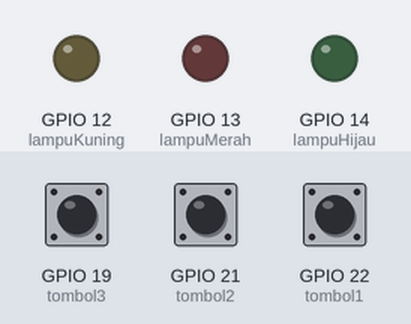
Recording of a program running on a simulated ESP32. Parts: output pins drawn as LEDs (lit = HIGH). Dashed ring = blinking. The inputs (shaded band) are chosen by the test bench; at power-on: GPIO 19 (tombol3) HIGH, GPIO 21 (tombol2) HIGH, GPIO 22 (tombol1) HIGH.

Above: at 1.2 s.
1.3 s: GPIO 19 (tombol3) pulled LOW for 0.15 s
At 1.8 s:
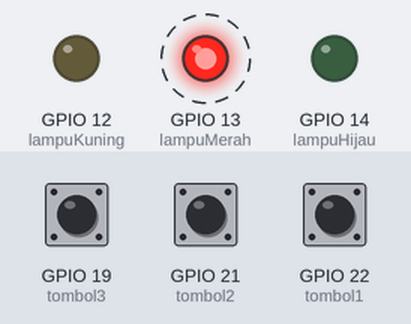
At 2.3 s:
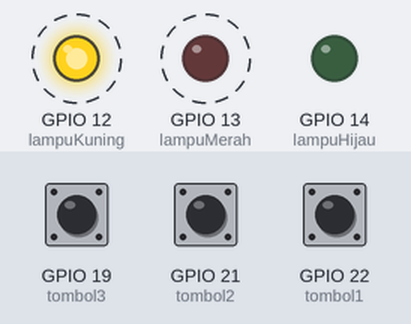
Timing chart, 0 to 10.4 s (numbered marks = the images above; inputs shaded):
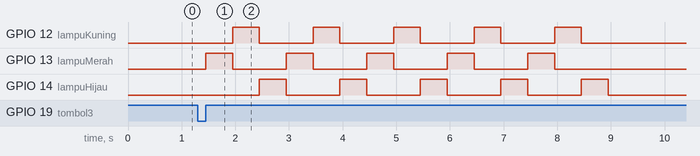

Measured:
- after the input at 1.3 s, GPIO 12 (lampuKuning): alternates HIGH for 0.50 s and LOW for 1.0 s, 10 changes in all, then stays LOW, starting after 0.65 s; GPIO 13 (lampuMerah): alternates HIGH for 0.50 s and LOW for 1.0 s, 10 changes in all, then stays LOW, starting after 0.15 s

The program:

main.cpp
```cpp
#include <Arduino.h>

// put function declarations here:
int tombol1 = 22; // Pin untuk tombol 1
int tombol2 = 21; // Pin untuk tombol 2
int tombol3 = 19; // Pin untuk tombol 3

int lampuMerah = 13; // LED Merah
int lampuKuning = 12; // LED Kuning
int lampuHijau = 14; // LED Hijau

void setup() {
  // put your setup code here, to run once:
  Serial.begin(115200);

  pinMode(tombol1, INPUT_PULLUP);
  pinMode(tombol2, INPUT_PULLUP);
  pinMode(tombol3, INPUT_PULLUP);

  pinMode(lampuMerah, OUTPUT);
  pinMode(lampuKuning, OUTPUT);
  pinMode(lampuHijau, OUTPUT);
}

void loop() {
  // Tombol 1 ditekan, lampu merah kedip 3x
  if (digitalRead(tombol1) == LOW) {
    while (digitalRead(tombol1) == LOW);
    for (int i = 0; i < 3; i++) {
      digitalWrite(lampuMerah, HIGH);
      delay(500);
      digitalWrite(lampuMerah, LOW);
      delay(500);
    }
  }

  // Tombol 2 ditekan, lampu merah dan hijau kedip bergantian
  if(digitalRead(tombol2) == LOW) {
    while (digitalRead(tombol2) == LOW);
    for (int i = 0; i < 5; i++) {
      digitalWrite(lampuMerah, HIGH);
      digitalWrite(lampuHijau, LOW);
      delay(500);

      digitalWrite(lampuMerah, LOW);
      digitalWrite(lampuHijau, HIGH);
      delay(500);
    }
    digitalWrite(lampuHijau, LOW);
  }

  // Tombol 3 ditekan, lampu merah, kuning, hijau kedip bergantian
  if (digitalRead(tombol3) == LOW) {
    while (digitalRead(tombol3) == LOW);
    for (int i = 0; i < 5; i++) {
      digitalWrite(lampuMerah, HIGH);
      delay(500);
      digitalWrite(lampuMerah, LOW);

      digitalWrite(lampuKuning, HIGH);
      delay(500);
      digitalWrite(lampuKuning, LOW);

      digitalWrite(lampuHijau, HIGH);
      delay(500);
      digitalWrite(lampuHijau, LOW);
    }
  }
}
```
